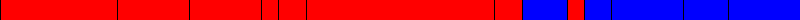

The script that drew this image:
import fernpy
import random
import sys #for printing
import numpy
import matplotlib.pyplot as plot
import scipy as sp #for argmax
from math import log
import fernplot as fplt
import pp
import pickle

def random_seed(n):
	rand.seed(n)

def generate_data(n=1000):
	"""generate distributions and classify them"""
	numbers = numpy.random.normal(0.0, 1.0, n)
	classes = [0]*n
	for index, number in enumerate(numbers):
		if number > 1.0:
			classes[index] = 0
		else:
			classes[index] = 1
	return numbers, classes

###### fitness evaluation #######
def fitness(individual, numbers, classes):
	"""procedure to compute evolutionary fitness"""
	correct = 0.0
	p = fernpy.point1()
	for index, number in enumerate(numbers):
		p[0] = number
		if individual.query(p) == classes[index]:
			correct += 1.0
	return correct
	
def select(population_fitness):
	"""randomly selects an element based on normalized fitnesses"""
	choice = random.random()
	for index, fitness in enumerate(population_fitness):
		if fitness > choice: 
			return index
		else:
			choice -= fitness
	return len(population_fitness)-1
	
def median(sequence):
	sequence.sort()
	if len(sequence)%2 == 0:
		mid_right = len(sequence)/2
		return (sequence[mid_right] + sequence[mid_right-1]) / 2.0
	else:
		return sequence[ len(sequence)/2 ] 

###### genetic algorithm ######	 working! don't touch now
mutation_rate = .4 #best yet: .4
crossover_rate = .2 #best yet: .05
node_type_chance = .85 #best yet: .85
mutation_type_chance_leaf = .15 #best yet: .15
mutation_type_chance_fork = .1 #best yet: .1
#fitness_ratio = 2 #ratio of max fitness to median fitness (or mean)
def evolve(gen=500, population=None, pop=50):
	"""runs fern genetic algorithm and returns final population"""
	if population is None:
		r = fernpy.region1()
		r.set_uniform( fernpy.interval(-3.0, 3.0) )
		population = [fernpy.fern1(r, 2) for i in range(pop)]
		randomize = True
	else:
		pop = len(population)
		randomize = False
	
	for index, individual in enumerate(population):
		population[index].set_node_type_chance(node_type_chance)
		population[index].set_mutation_type_chance(mutation_type_chance_fork, 
							   mutation_type_chance_leaf)
		population[index].randomize(15)
	
	job_server = pp.Server(ppservers=())
	jobs = []
	subfuncs = ()
	packages = ("numpy", "fernpy",)
	
	max_fitness = [0]*gen
	median_fitness = [0]*gen
	min_fitness = [0]*gen
	
	for generation in range(gen):
		#generating new data for each generation helps encourage
		#a healthy genetic variation
		numbers, classes = generate_data()
	
		#evaluate ferns
		pop_fitness = numpy.array([0.0]*pop)
		if len(jobs) < pop:
			for index, individual in enumerate(population):
				jobs.append(job_server.submit(fitness, 
							      (individual, numbers, classes,), 
							      subfuncs, packages))
		else:
			for index, individual in enumerate(population):
			 	jobs[index] = job_server.submit(fitness, 
			 					(individual, numbers, classes,), 
			 					subfuncs, packages)
		
		for index, result in enumerate(jobs):
			pop_fitness[index] = result()
		
		#record and then normalize fitness
		max_fitness_index = sp.argmax(pop_fitness)
		max_fitness[generation] = pop_fitness[max_fitness_index]
		median_fitness[generation] = median(pop_fitness)
		min_fitness[generation] = min(pop_fitness)
		
		#control ratio of max to median fitness and normalize
		#fitness_mean = numpy.mean(pop_fitness);
		#if max_fitness[generation] != fitness_mean: 
		#	a = log(fitness_ratio) / (log(max_fitness[generation]) - log(fitness_mean))
		#	pop_fitness = (pop_fitness - fitness_mean)**a + fitness_mean
		
		sys.stdout.write("\rgen %i" % generation)
		sys.stdout.flush()
		
		if generation == gen-1: 
			sys.stdout.write("\n")
			break #skip breeding on last step
		
		pop_fitness /= sum(pop_fitness)
		
		#select parents and breed new population
		new_population = []
		new_population.append( population[max_fitness_index] ) #elitism
		for i in range(1, pop):
			new_population.append(fernpy.fern1( population[select(pop_fitness)] ))
			if rand.random() < crossover_rate:
				new_population[-1].crossover( population[select(pop_fitness)] ) 
			if rand.random() < mutation_rate:
				new_population[-1].mutate()
		
		population = new_population
	
	fplt.plot(population[max_fitness_index], "classify_fern.png")
	
	datafile = open("classify_fern.dat", "wb")
	pickler = pickle.Pickler(datafile)
	pickler.dump(population)
	pickler.dump(pop_fitness)
	datafile.close()
	
	plot.figure()
	plot.plot(range(gen), max_fitness, '+', color='green') #plot fitness progression
	plot.plot(range(gen), median_fitness, 'x', color='blue')
	plot.plot(range(gen), min_fitness, '.', color = 'red')
	plot.show()
	
	return population, pop_fitness

def load(filename="classify_fern.dat"):
	datafile = open(filename, "rb")
	population = pickle.load(datafile)
	pop_fitness = pickle.load(datafile)
	return population, pop_fitness
	
